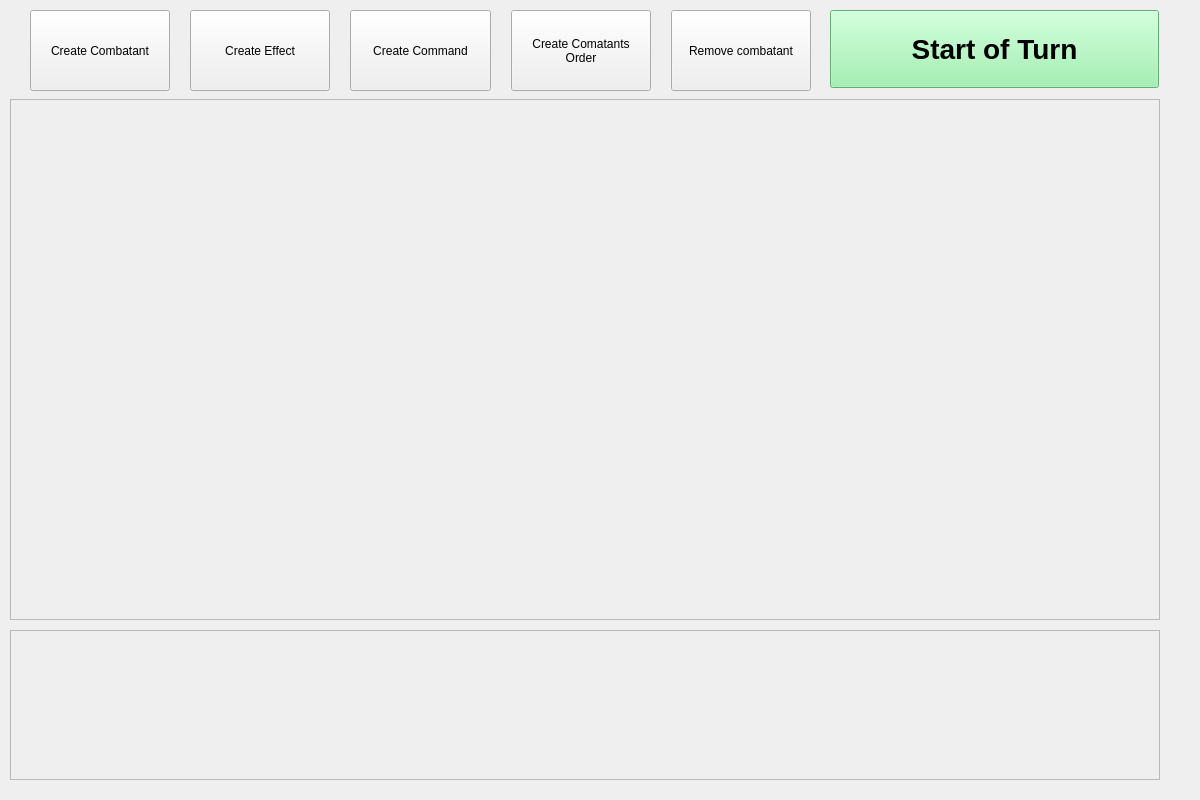
<?xml version="1.0" encoding="UTF-8"?>
<ui version="4.0">
 <class>ManagerWidget</class>
 <widget class="QWidget" name="ManagerWidget">
  <property name="geometry">
   <rect>
    <x>0</x>
    <y>0</y>
    <width>1200</width>
    <height>800</height>
   </rect>
  </property>
  <property name="windowTitle">
   <string/>
  </property>
  <widget class="QScrollArea" name="scrollArea_combatants">
   <property name="geometry">
    <rect>
     <x>10</x>
     <y>99</y>
     <width>1150</width>
     <height>521</height>
    </rect>
   </property>
   <property name="mouseTracking">
    <bool>false</bool>
   </property>
   <property name="acceptDrops">
    <bool>true</bool>
   </property>
   <property name="frameShape">
    <enum>QFrame::StyledPanel</enum>
   </property>
   <property name="frameShadow">
    <enum>QFrame::Plain</enum>
   </property>
   <property name="widgetResizable">
    <bool>true</bool>
   </property>
   <widget class="QWidget" name="scrollAreaWidgetContents">
    <property name="geometry">
     <rect>
      <x>0</x>
      <y>0</y>
      <width>1148</width>
      <height>519</height>
     </rect>
    </property>
   </widget>
  </widget>
  <widget class="QWidget" name="layoutWidget">
   <property name="geometry">
    <rect>
     <x>30</x>
     <y>10</y>
     <width>781</width>
     <height>81</height>
    </rect>
   </property>
   <layout class="QHBoxLayout" name="horizontalLayout">
    <property name="spacing">
     <number>20</number>
    </property>
    <item>
     <widget class="QPushButton" name="pushButton_create_combatant">
      <property name="sizePolicy">
       <sizepolicy hsizetype="Minimum" vsizetype="Preferred">
        <horstretch>0</horstretch>
        <verstretch>0</verstretch>
       </sizepolicy>
      </property>
      <property name="text">
       <string>Create Combatant</string>
      </property>
     </widget>
    </item>
    <item>
     <widget class="QPushButton" name="pushButton_create_effect">
      <property name="sizePolicy">
       <sizepolicy hsizetype="Minimum" vsizetype="Preferred">
        <horstretch>0</horstretch>
        <verstretch>0</verstretch>
       </sizepolicy>
      </property>
      <property name="text">
       <string>Create Effect</string>
      </property>
     </widget>
    </item>
    <item>
     <widget class="QPushButton" name="pushButton_create_command">
      <property name="sizePolicy">
       <sizepolicy hsizetype="Minimum" vsizetype="Preferred">
        <horstretch>0</horstretch>
        <verstretch>0</verstretch>
       </sizepolicy>
      </property>
      <property name="text">
       <string>Create Command</string>
      </property>
     </widget>
    </item>
    <item>
     <widget class="QPushButton" name="pushButton_create_order">
      <property name="sizePolicy">
       <sizepolicy hsizetype="Minimum" vsizetype="Preferred">
        <horstretch>0</horstretch>
        <verstretch>0</verstretch>
       </sizepolicy>
      </property>
      <property name="text">
       <string>Create Comatants 
Order</string>
      </property>
     </widget>
    </item>
    <item>
     <widget class="QPushButton" name="pushButton_create_remove">
      <property name="sizePolicy">
       <sizepolicy hsizetype="Minimum" vsizetype="Preferred">
        <horstretch>0</horstretch>
        <verstretch>0</verstretch>
       </sizepolicy>
      </property>
      <property name="styleSheet">
       <string notr="true"/>
      </property>
      <property name="text">
       <string>Remove combatant</string>
      </property>
     </widget>
    </item>
   </layout>
  </widget>
  <widget class="QScrollArea" name="scrollArea_commands">
   <property name="geometry">
    <rect>
     <x>10</x>
     <y>630</y>
     <width>1150</width>
     <height>150</height>
    </rect>
   </property>
   <property name="widgetResizable">
    <bool>true</bool>
   </property>
   <widget class="QWidget" name="scrollAreaWidgetContents_2">
    <property name="geometry">
     <rect>
      <x>0</x>
      <y>0</y>
      <width>1148</width>
      <height>148</height>
     </rect>
    </property>
   </widget>
  </widget>
  <widget class="QPushButton" name="pushButton_turn">
   <property name="geometry">
    <rect>
     <x>830</x>
     <y>10</y>
     <width>329</width>
     <height>78</height>
    </rect>
   </property>
   <property name="sizePolicy">
    <sizepolicy hsizetype="Minimum" vsizetype="Preferred">
     <horstretch>0</horstretch>
     <verstretch>0</verstretch>
    </sizepolicy>
   </property>
   <property name="styleSheet">
    <string notr="true">QPushButton{
font: bold 28px; 
color: black;
background-color: rgb(143, 240, 164);
}</string>
   </property>
   <property name="text">
    <string>Start of Turn</string>
   </property>
  </widget>
 </widget>
 <resources/>
 <connections/>
</ui>
